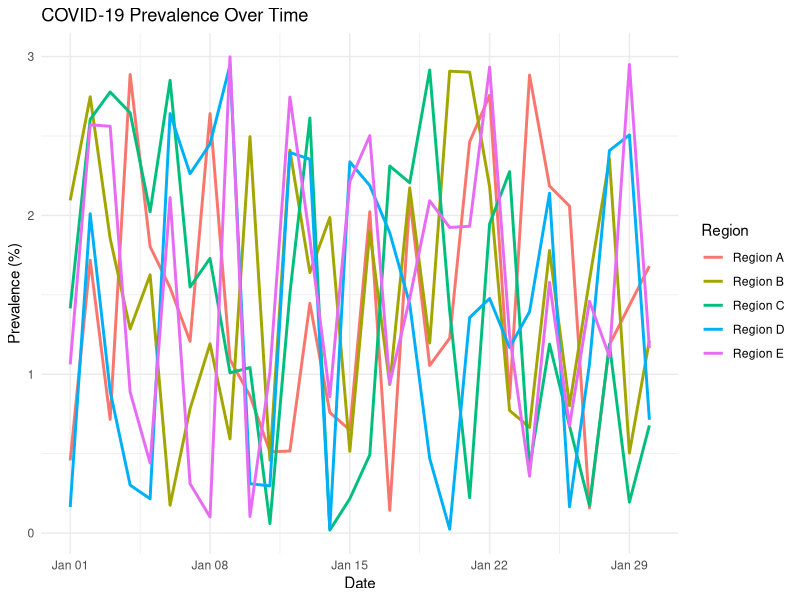
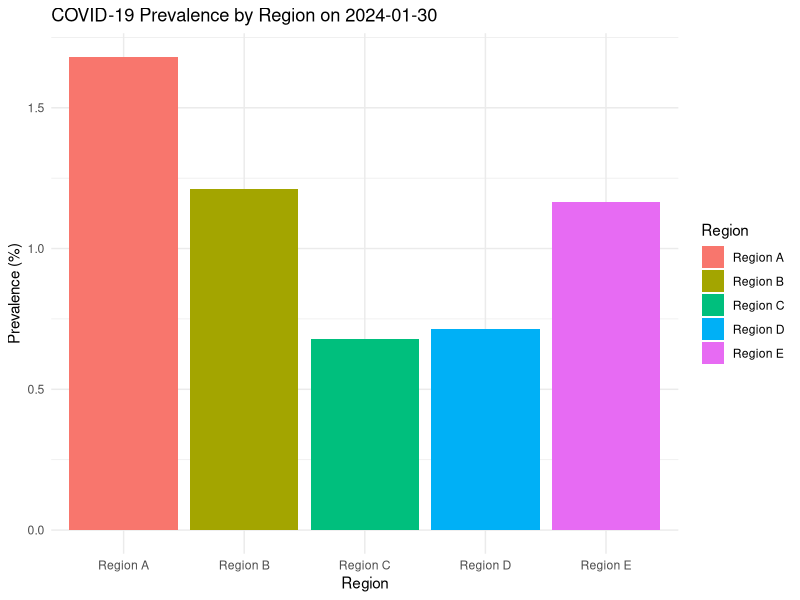
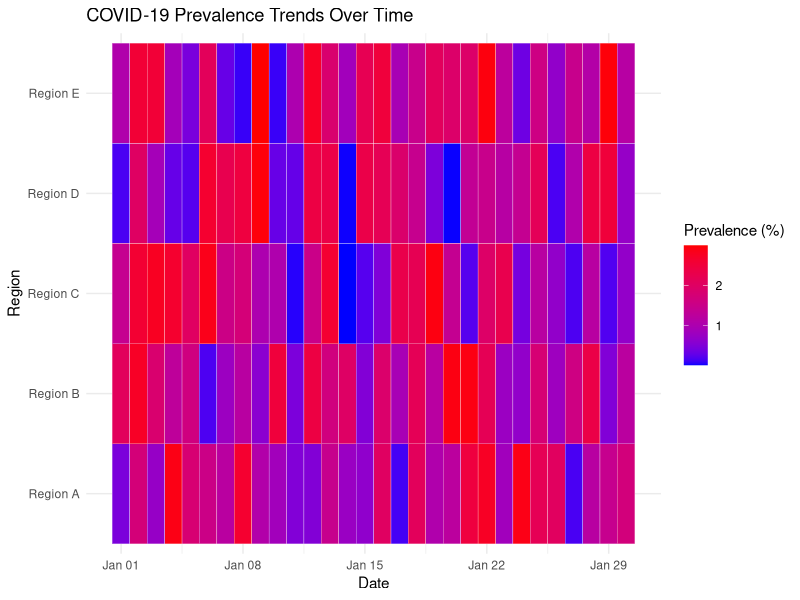
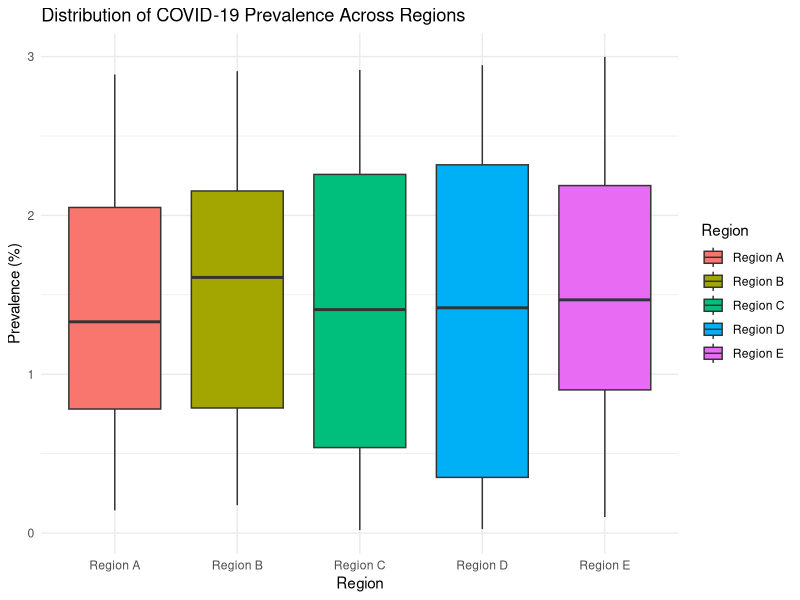

Generate these figures, in order, with R:
# Load necessary libraries
library(tidyverse)

# Set seed for reproducibility
set.seed(123)

# Generate simulated data for 5 regions over 30 days
regions <- c("Region A", "Region B", "Region C", "Region D", "Region E")
days <- seq.Date(from = as.Date("2024-01-01"), to = as.Date("2024-01-30"), by = "day")

# Create data frame
covid_data <- expand.grid(Date = days, Region = regions) %>%
  mutate(
    Population = sample(seq(500000, 5000000, by = 100000), n(), replace = TRUE),  # Random populations
    Active_Cases = round(runif(n(), min = 0, max = 0.03) * Population),           # Random active cases
    Prevalence = (Active_Cases / Population) * 100                               # Prevalence percentage
  )

# Save the dataset
write.csv(covid_data, "simulated_covid_data.csv", row.names = FALSE)

# View sample data
head(covid_data)

# Line plot of prevalence over time
ggplot(covid_data, aes(x = Date, y = Prevalence, color = Region)) +
  geom_line(size = 1) +
  labs(
    title = "COVID-19 Prevalence Over Time",
    x = "Date",
    y = "Prevalence (%)",
    color = "Region"
  ) +
  theme_minimal()

# Filter data for the latest date
latest_date <- max(covid_data$Date)
latest_data <- filter(covid_data, Date == latest_date)

# Bar chart for regional prevalence
ggplot(latest_data, aes(x = Region, y = Prevalence, fill = Region)) +
  geom_bar(stat = "identity") +
  labs(
    title = paste("COVID-19 Prevalence by Region on", latest_date),
    x = "Region",
    y = "Prevalence (%)",
    fill = "Region"
  ) +
  theme_minimal()

# Heatmap for prevalence over time
ggplot(covid_data, aes(x = Date, y = Region, fill = Prevalence)) +
  geom_tile(color = "white") +
  scale_fill_gradient(low = "blue", high = "red", name = "Prevalence (%)") +
  labs(
    title = "COVID-19 Prevalence Trends Over Time",
    x = "Date",
    y = "Region"
  ) +
  theme_minimal()

# Boxplot for prevalence distribution
ggplot(covid_data, aes(x = Region, y = Prevalence, fill = Region)) +
  geom_boxplot() +
  labs(
    title = "Distribution of COVID-19 Prevalence Across Regions",
    x = "Region",
    y = "Prevalence (%)",
    fill = "Region"
  ) +
  theme_minimal()

